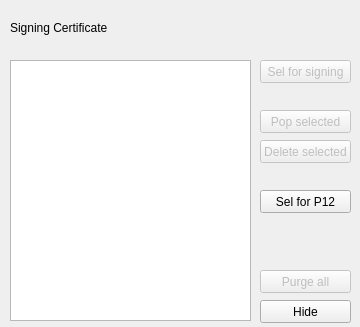
<?xml version="1.0" encoding="UTF-8"?>
<ui version="4.0">
 <class>CStackWindow</class>
 <widget class="QDialog" name="CStackWindow">
  <property name="geometry">
   <rect>
    <x>0</x>
    <y>0</y>
    <width>360</width>
    <height>327</height>
   </rect>
  </property>
  <property name="windowTitle">
   <string>Stack</string>
  </property>
  <widget class="QListWidget" name="listWidget">
   <property name="geometry">
    <rect>
     <x>10</x>
     <y>60</y>
     <width>241</width>
     <height>261</height>
    </rect>
   </property>
  </widget>
  <widget class="QPushButton" name="pushButtonPop">
   <property name="enabled">
    <bool>false</bool>
   </property>
   <property name="geometry">
    <rect>
     <x>260</x>
     <y>110</y>
     <width>91</width>
     <height>23</height>
    </rect>
   </property>
   <property name="text">
    <string>Pop selected</string>
   </property>
  </widget>
  <widget class="QPushButton" name="pushButtonDelete">
   <property name="enabled">
    <bool>false</bool>
   </property>
   <property name="geometry">
    <rect>
     <x>260</x>
     <y>140</y>
     <width>91</width>
     <height>23</height>
    </rect>
   </property>
   <property name="text">
    <string>Delete selected</string>
   </property>
  </widget>
  <widget class="QPushButton" name="pushButtonHide">
   <property name="geometry">
    <rect>
     <x>260</x>
     <y>300</y>
     <width>91</width>
     <height>23</height>
    </rect>
   </property>
   <property name="text">
    <string>Hide</string>
   </property>
  </widget>
  <widget class="QPushButton" name="pushButtonPurge">
   <property name="enabled">
    <bool>false</bool>
   </property>
   <property name="geometry">
    <rect>
     <x>260</x>
     <y>270</y>
     <width>91</width>
     <height>23</height>
    </rect>
   </property>
   <property name="text">
    <string>Purge all</string>
   </property>
  </widget>
  <widget class="QPushButton" name="pushButtonSelectSign">
   <property name="enabled">
    <bool>false</bool>
   </property>
   <property name="geometry">
    <rect>
     <x>260</x>
     <y>60</y>
     <width>91</width>
     <height>23</height>
    </rect>
   </property>
   <property name="text">
    <string>Sel for signing</string>
   </property>
  </widget>
  <widget class="QLabel" name="labelStaticSign">
   <property name="geometry">
    <rect>
     <x>10</x>
     <y>20</y>
     <width>101</width>
     <height>16</height>
    </rect>
   </property>
   <property name="text">
    <string>Signing Certificate :</string>
   </property>
  </widget>
  <widget class="QLabel" name="labelSignCert">
   <property name="geometry">
    <rect>
     <x>120</x>
     <y>20</y>
     <width>231</width>
     <height>16</height>
    </rect>
   </property>
   <property name="text">
    <string>&lt;none&gt;</string>
   </property>
  </widget>
  <widget class="QPushButton" name="pushButtonSelectForP12">
   <property name="geometry">
    <rect>
     <x>260</x>
     <y>190</y>
     <width>91</width>
     <height>23</height>
    </rect>
   </property>
   <property name="text">
    <string>Sel for P12</string>
   </property>
  </widget>
 </widget>
 <resources/>
 <connections/>
</ui>
